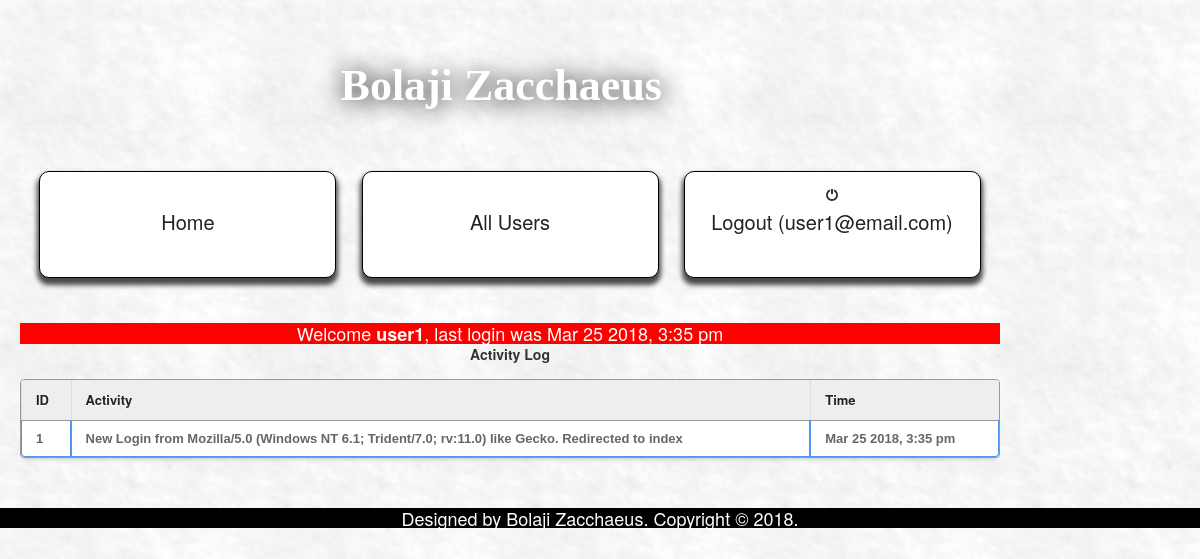
Screenshot of /user/index (signed in) with the database file from the repository.
### tables this page shows
CREATE TABLE `activities` (
  `aid` int(11) NOT NULL,
  `userID` int(11) NOT NULL,
  `detail` varchar(250) NOT NULL,
  `addDate` int(30) NOT NULL
);

### includes/config.php (called while the page is built, shortened)
<?php
$activity_table = "activities";
?>

### user/index.php (the view, shortened to what this page needs)
<!DOCTYPE html>
<html>
<head>
 <link href="..main/css/bootstrap.css" rel="stylesheet">
  <link rel="stylesheet" href="../main/css/font-awesome.min.css">
<link href="../style.css" media="screen" rel="stylesheet" type="text/css" />
<div class="container-fluid">
      <div class="row-fluid">
	<div class="span10">
			<font style=" font:bold 44px 'Aleo'; text-shadow:1px 1px 25px #000; color:#fff;"><center>Bolaji Zacchaeus</center></font>
<div id="mainmain">
<a href="index"><i class="icon-group icon-2x"></i><br> Home</a>
<a href="allUsers"><i class="icon-bar-chart icon-2x"></i><br> All Users</a>
<a href="userLogin"><font color="red"><i class="icon-off icon-2x"></i></font><br> Logout (<?php echo $_SESSION['userEmail']; ?>)</a>
<br><br><div style="background-color:red;color:white;">
<?php if($_SESSION['userLast']>0) {
	echo "Welcome <b>".$_SESSION['userName']."</b>, last login was ".date('M j Y, g:i a',$_SESSION['userLast']);
	} else {
echo 'Welcome <b>'.$_SESSION['userName'].'</b>, This is your first login.';
	}	?></div>
 <div class="table-wrapper">
		   <div style="font-weight:bold; text-align:center;font-size:14px;margin-bottom: 15px;">
Activity Log
</div>
            <table class="table table-bordered" id="resultTable" data-responsive="table" style="text-align: left;">
              <thead>
                <tr>
                  <th class="wd-20p">ID</th>
                  <th class="wd-20p">Activity</th>
                  <th class="wd-10p">Time</th>
                </tr>
              </thead>
			  <tbody>
			  <?php
			  require '../includes/config.php';
			  $q = mysqli_query($con,"select * from $activity_table WHERE userID='".$_SESSION['userID']."' ORDER BY aid DESC LIMIT 5");
			   while($v = mysqli_fetch_assoc($q))
 {
	 ?>
                <tr class="<?php echo $v['aid']; ?>">
				<td><?php echo ++$i; ?></td>
				<td><?php echo $v['detail']; ?></td>
                  <td><?php echo date('M j Y, g:i a',$v['addDate']) ?></td>
				</tr>
 <?php } ?>
				 </tbody>
            </table>
          </div>
</div>
</div>
</div>
</div>
</body>
<?php include('footer.php'); ?>
</html>

### rows the page displays
activities: detail "New Login from Mozilla/5.0 (Windows NT 6.1; Trident/7.0; rv:11.0) like Gecko . Redirected to index", addDate "Mar 25 2018, 3:35 pm"

### other values shown
$_SESSION['userEmail'] "user1@email.com"
$_SESSION['userName'] "user1"
date('M j Y, g:i a',$_SESSION['userLast']) "Mar 25 2018, 3:35 pm"
